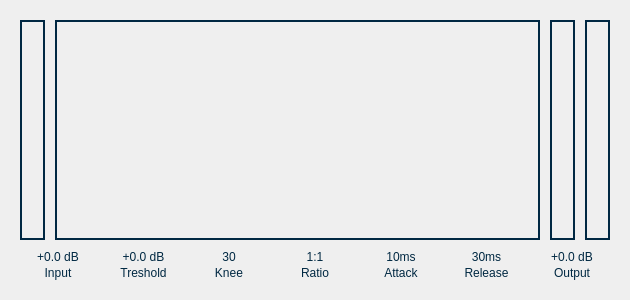
<?xml version="1.0" encoding="UTF-8"?>
<ui version="4.0">
 <class>CompressorEffectWindow</class>
 <widget class="QWidget" name="CompressorEffectWindow">
  <property name="geometry">
   <rect>
    <x>0</x>
    <y>0</y>
    <width>630</width>
    <height>300</height>
   </rect>
  </property>
  <property name="minimumSize">
   <size>
    <width>630</width>
    <height>300</height>
   </size>
  </property>
  <property name="windowTitle">
   <string>Form</string>
  </property>
  <property name="styleSheet">
   <string notr="true">#CompressorEffectWindow {
border-radius: 5px;
}
#background {
	border-radius: 5px;
	
	image: url(:/compressor/effects/compressor/background.svg);
}

QGraphicsView {
	background: transparent;
	border: 2px Solid;
	border-color: #002842;
}

QLabel {
	color: #002842;
}

HorizonDial {
  background-color: transparent;
  color: #27272B;
  qproperty-arcColor: #27272B;
  qproperty-arcWidth: 3; }</string>
  </property>
  <layout class="QVBoxLayout" name="verticalLayout">
   <property name="spacing">
    <number>0</number>
   </property>
   <property name="leftMargin">
    <number>0</number>
   </property>
   <property name="topMargin">
    <number>0</number>
   </property>
   <property name="rightMargin">
    <number>0</number>
   </property>
   <property name="bottomMargin">
    <number>0</number>
   </property>
   <item>
    <widget class="QWidget" name="background" native="true">
     <layout class="QVBoxLayout" name="verticalLayout_2">
      <property name="spacing">
       <number>10</number>
      </property>
      <property name="leftMargin">
       <number>20</number>
      </property>
      <property name="topMargin">
       <number>20</number>
      </property>
      <property name="rightMargin">
       <number>20</number>
      </property>
      <property name="bottomMargin">
       <number>20</number>
      </property>
      <item>
       <layout class="QHBoxLayout" name="horizontalLayout">
        <item>
         <widget class="QGraphicsView" name="graphicsView_3">
          <property name="maximumSize">
           <size>
            <width>25</width>
            <height>16777215</height>
           </size>
          </property>
         </widget>
        </item>
        <item>
         <widget class="QGraphicsView" name="graphicsView_2">
          <property name="minimumSize">
           <size>
            <width>0</width>
            <height>0</height>
           </size>
          </property>
         </widget>
        </item>
        <item>
         <widget class="QGraphicsView" name="graphicsView_4">
          <property name="maximumSize">
           <size>
            <width>25</width>
            <height>16777215</height>
           </size>
          </property>
         </widget>
        </item>
        <item>
         <widget class="QGraphicsView" name="graphicsView">
          <property name="maximumSize">
           <size>
            <width>25</width>
            <height>16777215</height>
           </size>
          </property>
         </widget>
        </item>
       </layout>
      </item>
      <item>
       <layout class="QHBoxLayout" name="horizontalLayout_2">
        <property name="rightMargin">
         <number>0</number>
        </property>
        <item>
         <layout class="QVBoxLayout" name="inputLayout">
          <property name="spacing">
           <number>2</number>
          </property>
          <item>
           <widget class="QLabel" name="label_2">
            <property name="text">
             <string>+0.0 dB</string>
            </property>
            <property name="alignment">
             <set>Qt::AlignCenter</set>
            </property>
           </widget>
          </item>
          <item>
           <widget class="QLabel" name="label">
            <property name="text">
             <string>Input</string>
            </property>
            <property name="alignment">
             <set>Qt::AlignCenter</set>
            </property>
           </widget>
          </item>
         </layout>
        </item>
        <item>
         <layout class="QVBoxLayout" name="threshLayout">
          <property name="spacing">
           <number>2</number>
          </property>
          <item>
           <widget class="QLabel" name="label_3">
            <property name="text">
             <string>+0.0 dB</string>
            </property>
            <property name="alignment">
             <set>Qt::AlignCenter</set>
            </property>
           </widget>
          </item>
          <item>
           <widget class="QLabel" name="label_4">
            <property name="text">
             <string>Treshold</string>
            </property>
            <property name="alignment">
             <set>Qt::AlignCenter</set>
            </property>
           </widget>
          </item>
         </layout>
        </item>
        <item>
         <layout class="QVBoxLayout" name="kneeLayout">
          <property name="spacing">
           <number>2</number>
          </property>
          <item>
           <widget class="QLabel" name="label_5">
            <property name="text">
             <string>30</string>
            </property>
            <property name="alignment">
             <set>Qt::AlignCenter</set>
            </property>
           </widget>
          </item>
          <item>
           <widget class="QLabel" name="label_6">
            <property name="text">
             <string>Knee</string>
            </property>
            <property name="alignment">
             <set>Qt::AlignCenter</set>
            </property>
           </widget>
          </item>
         </layout>
        </item>
        <item>
         <layout class="QVBoxLayout" name="ratioLayout">
          <property name="spacing">
           <number>2</number>
          </property>
          <item>
           <widget class="QLabel" name="label_9">
            <property name="text">
             <string>1:1</string>
            </property>
            <property name="alignment">
             <set>Qt::AlignCenter</set>
            </property>
           </widget>
          </item>
          <item>
           <widget class="QLabel" name="label_10">
            <property name="text">
             <string>Ratio</string>
            </property>
            <property name="alignment">
             <set>Qt::AlignCenter</set>
            </property>
           </widget>
          </item>
         </layout>
        </item>
        <item>
         <layout class="QVBoxLayout" name="attackLayout">
          <property name="spacing">
           <number>2</number>
          </property>
          <item>
           <widget class="QLabel" name="label_11">
            <property name="text">
             <string>10ms</string>
            </property>
            <property name="alignment">
             <set>Qt::AlignCenter</set>
            </property>
           </widget>
          </item>
          <item>
           <widget class="QLabel" name="label_12">
            <property name="text">
             <string>Attack</string>
            </property>
            <property name="alignment">
             <set>Qt::AlignCenter</set>
            </property>
           </widget>
          </item>
         </layout>
        </item>
        <item>
         <layout class="QVBoxLayout" name="releaseLayout">
          <property name="spacing">
           <number>2</number>
          </property>
          <item>
           <widget class="QLabel" name="label_13">
            <property name="text">
             <string>30ms</string>
            </property>
            <property name="alignment">
             <set>Qt::AlignCenter</set>
            </property>
           </widget>
          </item>
          <item>
           <widget class="QLabel" name="label_14">
            <property name="text">
             <string>Release</string>
            </property>
            <property name="alignment">
             <set>Qt::AlignCenter</set>
            </property>
           </widget>
          </item>
         </layout>
        </item>
        <item>
         <layout class="QVBoxLayout" name="outputLayout">
          <property name="spacing">
           <number>2</number>
          </property>
          <item>
           <widget class="QLabel" name="label_7">
            <property name="text">
             <string>+0.0 dB</string>
            </property>
            <property name="alignment">
             <set>Qt::AlignCenter</set>
            </property>
           </widget>
          </item>
          <item>
           <widget class="QLabel" name="label_8">
            <property name="text">
             <string>Output</string>
            </property>
            <property name="alignment">
             <set>Qt::AlignCenter</set>
            </property>
           </widget>
          </item>
         </layout>
        </item>
       </layout>
      </item>
     </layout>
    </widget>
   </item>
  </layout>
 </widget>
 <resources/>
 <connections/>
</ui>
